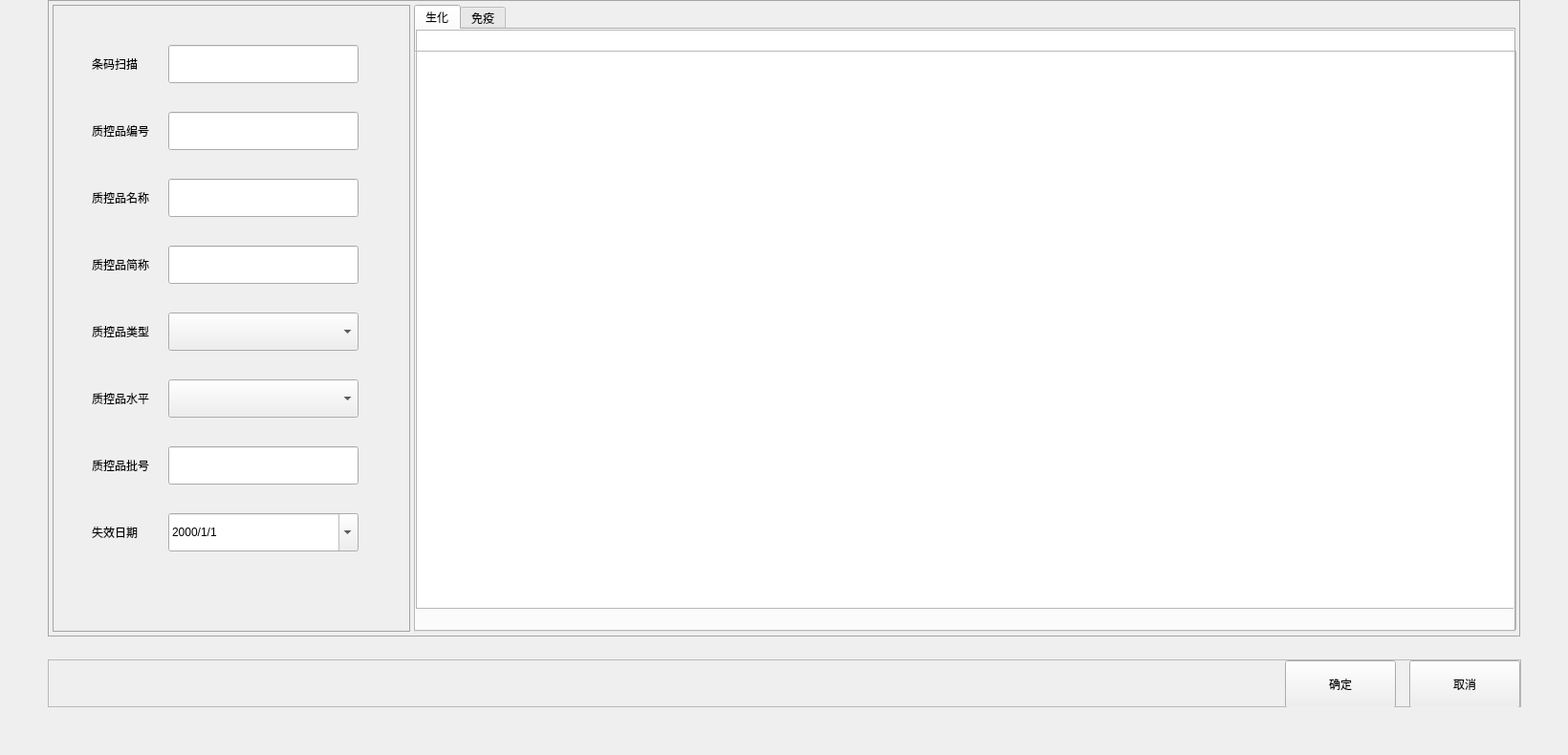
<?xml version="1.0" encoding="UTF-8"?>
<ui version="4.0">
 <class>QQcRegSample</class>
 <widget class="QWidget" name="QQcRegSample">
  <property name="geometry">
   <rect>
    <x>0</x>
    <y>0</y>
    <width>1640</width>
    <height>790</height>
   </rect>
  </property>
  <property name="windowTitle">
   <string>QQcRegSample</string>
  </property>
  <widget class="QLabel" name="state_label">
   <property name="geometry">
    <rect>
     <x>129</x>
     <y>422</y>
     <width>54</width>
     <height>12</height>
    </rect>
   </property>
   <property name="text">
    <string/>
   </property>
  </widget>
  <widget class="QFrame" name="line_h_2">
   <property name="geometry">
    <rect>
     <x>433</x>
     <y>659</y>
     <width>1152</width>
     <height>1</height>
    </rect>
   </property>
   <property name="frameShape">
    <enum>QFrame::StyledPanel</enum>
   </property>
   <property name="frameShadow">
    <enum>QFrame::Raised</enum>
   </property>
   <property name="lines" stdset="0">
    <string>solid</string>
   </property>
  </widget>
  <widget class="QTabWidget" name="tabWidget_qcReg">
   <property name="geometry">
    <rect>
     <x>433</x>
     <y>5</y>
     <width>1152</width>
     <height>656</height>
    </rect>
   </property>
   <property name="currentIndex">
    <number>0</number>
   </property>
   <widget class="QWidget" name="tab_qcreg_chim">
    <attribute name="title">
     <string>生化</string>
    </attribute>
    <widget class="QTableView" name="tableView_chim">
     <property name="geometry">
      <rect>
       <x>0</x>
       <y>0</y>
       <width>1152</width>
       <height>606</height>
      </rect>
     </property>
     <property name="verticalScrollMode">
      <enum>QAbstractItemView::ScrollPerPixel</enum>
     </property>
     <property name="horizontalScrollMode">
      <enum>QAbstractItemView::ScrollPerPixel</enum>
     </property>
     <property name="showGrid">
      <bool>false</bool>
     </property>
     <attribute name="horizontalHeaderDefaultSectionSize">
      <number>190</number>
     </attribute>
     <attribute name="horizontalHeaderStretchLastSection">
      <bool>true</bool>
     </attribute>
     <attribute name="verticalHeaderDefaultSectionSize">
      <number>45</number>
     </attribute>
    </widget>
   </widget>
   <widget class="QWidget" name="tab_qcreg_immy">
    <attribute name="title">
     <string>免疫</string>
    </attribute>
    <widget class="QTableView" name="tableView_immy">
     <property name="geometry">
      <rect>
       <x>0</x>
       <y>0</y>
       <width>1152</width>
       <height>606</height>
      </rect>
     </property>
     <property name="showGrid">
      <bool>false</bool>
     </property>
     <attribute name="horizontalHeaderDefaultSectionSize">
      <number>190</number>
     </attribute>
     <attribute name="horizontalHeaderStretchLastSection">
      <bool>true</bool>
     </attribute>
     <attribute name="verticalHeaderDefaultSectionSize">
      <number>45</number>
     </attribute>
    </widget>
   </widget>
  </widget>
  <widget class="QFrame" name="line_h_3">
   <property name="geometry">
    <rect>
     <x>433</x>
     <y>53</y>
     <width>1152</width>
     <height>1</height>
    </rect>
   </property>
   <property name="frameShape">
    <enum>QFrame::StyledPanel</enum>
   </property>
   <property name="frameShadow">
    <enum>QFrame::Raised</enum>
   </property>
   <property name="lines" stdset="0">
    <string>solid</string>
   </property>
  </widget>
  <widget class="QWidget" name="widget" native="true">
   <property name="geometry">
    <rect>
     <x>85</x>
     <y>36</y>
     <width>341</width>
     <height>561</height>
    </rect>
   </property>
   <widget class="QWidget" name="layoutWidget">
    <property name="geometry">
     <rect>
      <x>0</x>
      <y>0</y>
      <width>321</width>
      <height>604</height>
     </rect>
    </property>
    <layout class="QGridLayout" name="gridLayout" columnstretch="0,1,0">
     <property name="horizontalSpacing">
      <number>20</number>
     </property>
     <property name="verticalSpacing">
      <number>30</number>
     </property>
     <item row="0" column="1">
      <widget class="QLineEdit" name="bar_Edit">
       <property name="minimumSize">
        <size>
         <width>0</width>
         <height>40</height>
        </size>
       </property>
       <property name="maximumSize">
        <size>
         <width>200</width>
         <height>16777215</height>
        </size>
       </property>
       <property name="echoMode">
        <enum>QLineEdit::Password</enum>
       </property>
      </widget>
     </item>
     <item row="3" column="1">
      <widget class="QLineEdit" name="shortName_Edit">
       <property name="minimumSize">
        <size>
         <width>0</width>
         <height>40</height>
        </size>
       </property>
       <property name="maximumSize">
        <size>
         <width>200</width>
         <height>16777215</height>
        </size>
       </property>
      </widget>
     </item>
     <item row="9" column="1">
      <widget class="QBaseDateEdit" name="expire_Edit">
       <property name="minimumSize">
        <size>
         <width>0</width>
         <height>40</height>
        </size>
       </property>
       <property name="maximumSize">
        <size>
         <width>200</width>
         <height>16777215</height>
        </size>
       </property>
       <property name="focusPolicy">
        <enum>Qt::WheelFocus</enum>
       </property>
       <property name="displayFormat">
        <string>yyyy/M/d</string>
       </property>
       <property name="calendarPopup">
        <bool>true</bool>
       </property>
      </widget>
     </item>
     <item row="1" column="0">
      <widget class="QLabel" name="label_4">
       <property name="text">
        <string>质控品编号</string>
       </property>
      </widget>
     </item>
     <item row="4" column="1">
      <widget class="QComboBox" name="qcType_Combo">
       <property name="minimumSize">
        <size>
         <width>0</width>
         <height>40</height>
        </size>
       </property>
       <property name="maximumSize">
        <size>
         <width>200</width>
         <height>16777215</height>
        </size>
       </property>
      </widget>
     </item>
     <item row="5" column="0">
      <widget class="QLabel" name="label_3">
       <property name="text">
        <string>质控品水平</string>
       </property>
      </widget>
     </item>
     <item row="2" column="1">
      <widget class="QLineEdit" name="name_Edit">
       <property name="minimumSize">
        <size>
         <width>0</width>
         <height>40</height>
        </size>
       </property>
       <property name="maximumSize">
        <size>
         <width>200</width>
         <height>16777215</height>
        </size>
       </property>
      </widget>
     </item>
     <item row="1" column="1">
      <widget class="QLineEdit" name="sn_Edit">
       <property name="minimumSize">
        <size>
         <width>0</width>
         <height>40</height>
        </size>
       </property>
       <property name="maximumSize">
        <size>
         <width>200</width>
         <height>16777215</height>
        </size>
       </property>
      </widget>
     </item>
     <item row="3" column="0">
      <widget class="QLabel" name="label_9">
       <property name="minimumSize">
        <size>
         <width>0</width>
         <height>40</height>
        </size>
       </property>
       <property name="text">
        <string>质控品简称</string>
       </property>
      </widget>
     </item>
     <item row="5" column="1">
      <widget class="QComboBox" name="level_Combo">
       <property name="minimumSize">
        <size>
         <width>0</width>
         <height>40</height>
        </size>
       </property>
       <property name="maximumSize">
        <size>
         <width>200</width>
         <height>16777215</height>
        </size>
       </property>
      </widget>
     </item>
     <item row="4" column="0">
      <widget class="QLabel" name="label_8">
       <property name="text">
        <string>质控品类型</string>
       </property>
      </widget>
     </item>
     <item row="2" column="0">
      <widget class="QLabel" name="label_2">
       <property name="text">
        <string>质控品名称</string>
       </property>
      </widget>
     </item>
     <item row="7" column="1">
      <widget class="QLineEdit" name="lot_Edit">
       <property name="minimumSize">
        <size>
         <width>0</width>
         <height>40</height>
        </size>
       </property>
       <property name="maximumSize">
        <size>
         <width>200</width>
         <height>16777215</height>
        </size>
       </property>
      </widget>
     </item>
     <item row="10" column="1">
      <spacer name="verticalSpacer_2">
       <property name="orientation">
        <enum>Qt::Vertical</enum>
       </property>
       <property name="sizeHint" stdset="0">
        <size>
         <width>20</width>
         <height>40</height>
        </size>
       </property>
      </spacer>
     </item>
     <item row="0" column="0">
      <widget class="QLabel" name="label">
       <property name="text">
        <string>条码扫描</string>
       </property>
      </widget>
     </item>
     <item row="9" column="0">
      <widget class="QLabel" name="label_6">
       <property name="text">
        <string>失效日期</string>
       </property>
      </widget>
     </item>
     <item row="7" column="0">
      <widget class="QLabel" name="label_5">
       <property name="text">
        <string>质控品批号</string>
       </property>
      </widget>
     </item>
     <item row="2" column="2">
      <spacer name="horizontalSpacer_2">
       <property name="orientation">
        <enum>Qt::Horizontal</enum>
       </property>
       <property name="sizeType">
        <enum>QSizePolicy::Maximum</enum>
       </property>
       <property name="sizeHint" stdset="0">
        <size>
         <width>20</width>
         <height>20</height>
        </size>
       </property>
      </spacer>
     </item>
    </layout>
   </widget>
  </widget>
  <widget class="QFrame" name="line_v_3">
   <property name="geometry">
    <rect>
     <x>1585</x>
     <y>53</y>
     <width>1</width>
     <height>606</height>
    </rect>
   </property>
   <property name="frameShape">
    <enum>QFrame::StyledPanel</enum>
   </property>
   <property name="frameShadow">
    <enum>QFrame::Raised</enum>
   </property>
   <property name="lines" stdset="0">
    <string>solid</string>
   </property>
  </widget>
  <widget class="QFrame" name="line_v_2">
   <property name="geometry">
    <rect>
     <x>433</x>
     <y>53</y>
     <width>1</width>
     <height>606</height>
    </rect>
   </property>
   <property name="frameShape">
    <enum>QFrame::StyledPanel</enum>
   </property>
   <property name="frameShadow">
    <enum>QFrame::Raised</enum>
   </property>
   <property name="lines" stdset="0">
    <string>solid</string>
   </property>
  </widget>
  <widget class="QLabel" name="label_errorshow">
   <property name="geometry">
    <rect>
     <x>85</x>
     <y>530</y>
     <width>321</width>
     <height>131</height>
    </rect>
   </property>
   <property name="text">
    <string/>
   </property>
  </widget>
  <widget class="QFrame" name="OutFrame">
   <property name="geometry">
    <rect>
     <x>50</x>
     <y>0</y>
     <width>1540</width>
     <height>666</height>
    </rect>
   </property>
   <property name="styleSheet">
    <string notr="true">border:1px solid #a4a4a4;</string>
   </property>
   <property name="frameShape">
    <enum>QFrame::StyledPanel</enum>
   </property>
   <property name="frameShadow">
    <enum>QFrame::Raised</enum>
   </property>
   <widget class="QFrame" name="InnerFrame">
    <property name="geometry">
     <rect>
      <x>5</x>
      <y>5</y>
      <width>374</width>
      <height>656</height>
     </rect>
    </property>
    <property name="styleSheet">
     <string notr="true">border:1px solid #a4a4a4;</string>
    </property>
    <property name="frameShape">
     <enum>QFrame::StyledPanel</enum>
    </property>
    <property name="frameShadow">
     <enum>QFrame::Raised</enum>
    </property>
   </widget>
  </widget>
  <widget class="QFrame" name="BottomFrame">
   <property name="geometry">
    <rect>
     <x>50</x>
     <y>690</y>
     <width>1541</width>
     <height>50</height>
    </rect>
   </property>
   <property name="minimumSize">
    <size>
     <width>1541</width>
     <height>50</height>
    </size>
   </property>
   <property name="maximumSize">
    <size>
     <width>1541</width>
     <height>50</height>
    </size>
   </property>
   <property name="frameShape">
    <enum>QFrame::StyledPanel</enum>
   </property>
   <property name="frameShadow">
    <enum>QFrame::Raised</enum>
   </property>
   <layout class="QHBoxLayout" name="horizontalLayout" stretch="1,0,0">
    <property name="spacing">
     <number>14</number>
    </property>
    <property name="leftMargin">
     <number>0</number>
    </property>
    <property name="topMargin">
     <number>0</number>
    </property>
    <property name="rightMargin">
     <number>0</number>
    </property>
    <property name="bottomMargin">
     <number>0</number>
    </property>
    <item>
     <spacer name="horizontalSpacer">
      <property name="orientation">
       <enum>Qt::Horizontal</enum>
      </property>
      <property name="sizeHint" stdset="0">
       <size>
        <width>1288</width>
        <height>45</height>
       </size>
      </property>
     </spacer>
    </item>
    <item>
     <widget class="QPushButton" name="buttonQcOk">
      <property name="minimumSize">
       <size>
        <width>116</width>
        <height>50</height>
       </size>
      </property>
      <property name="maximumSize">
       <size>
        <width>16777215</width>
        <height>50</height>
       </size>
      </property>
      <property name="text">
       <string>确定</string>
      </property>
      <property name="buttons" stdset="0">
       <string>btn_dlg</string>
      </property>
     </widget>
    </item>
    <item>
     <widget class="QPushButton" name="buttonQcCancel">
      <property name="minimumSize">
       <size>
        <width>116</width>
        <height>50</height>
       </size>
      </property>
      <property name="maximumSize">
       <size>
        <width>16777215</width>
        <height>50</height>
       </size>
      </property>
      <property name="text">
       <string>取消</string>
      </property>
      <property name="buttons" stdset="0">
       <string>btn_dlg</string>
      </property>
     </widget>
    </item>
   </layout>
  </widget>
  <zorder>BottomFrame</zorder>
  <zorder>OutFrame</zorder>
  <zorder>state_label</zorder>
  <zorder>tabWidget_qcReg</zorder>
  <zorder>line_h_3</zorder>
  <zorder>widget</zorder>
  <zorder>line_v_3</zorder>
  <zorder>line_v_2</zorder>
  <zorder>line_h_2</zorder>
  <zorder>label_errorshow</zorder>
 </widget>
 <layoutdefault spacing="6" margin="11"/>
 <customwidgets>
  <customwidget>
   <class>QBaseDateEdit</class>
   <extends>QDateEdit</extends>
   <header>shared/QComDelegate.h</header>
  </customwidget>
 </customwidgets>
 <tabstops>
  <tabstop>bar_Edit</tabstop>
  <tabstop>sn_Edit</tabstop>
  <tabstop>name_Edit</tabstop>
  <tabstop>shortName_Edit</tabstop>
  <tabstop>qcType_Combo</tabstop>
  <tabstop>level_Combo</tabstop>
  <tabstop>lot_Edit</tabstop>
  <tabstop>expire_Edit</tabstop>
  <tabstop>buttonQcCancel</tabstop>
  <tabstop>buttonQcOk</tabstop>
  <tabstop>tableView_chim</tabstop>
  <tabstop>tableView_immy</tabstop>
  <tabstop>tabWidget_qcReg</tabstop>
 </tabstops>
 <resources/>
 <connections/>
</ui>
